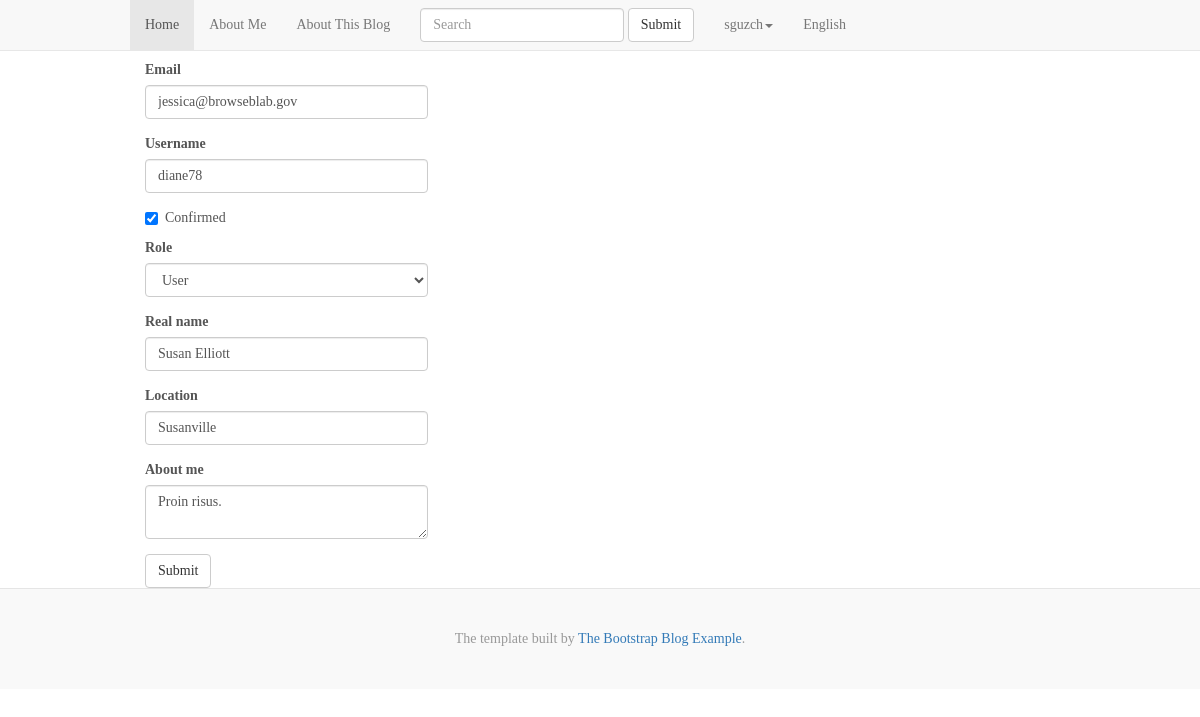
/edit-profile/3 (signed in), run on the app's committed database.
### app/models.py (models this page shows, shortened)
class User(UserMixin, db.Model):
    __tablename__ = 'users'
    id = db.Column(db.Integer, primary_key=True)
    email = db.Column(db.String(64), unique=True, index=True)
    username = db.Column(db.String(64), unique=True, index=True)
    password_hash = db.Column(db.String(128))
    role_id = db.Column(db.Integer, db.ForeignKey('roles.id'))
    confirmed = db.Column(db.Boolean, default=False)
    name = db.Column(db.String(64))
    location = db.Column(db.String(64))
    about_me = db.Column(db.Text())
    member_since = db.Column(db.DateTime(), default=datetime.utcnow)
    last_seen = db.Column(db.DateTime(), default=datetime.utcnow)
    avatar_hash = db.Column(db.String(32))
    posts = db.relationship('Post', backref='author', lazy='dynamic')
    followed = db.relationship('Follow',
                               foreign_keys=[Follow.follower_id],
			       backref=db.backref('follower', lazy='joined'),
			       lazy='dynamic',
			       cascade='all, delete-orphan')
    followers = db.relationship('Follow',
                                foreign_keys=[Follow.followed_id],
				backref=db.backref('followed', lazy='joined'),
				lazy='dynamic',
				cascade='all, delete-orphan')
    comments = db.relationship('Comment', backref='author', lazy='dynamic')
    @property
    def password(self):
        raise AttributeError('password is not a readable attribute')
    def can(self, permissions):
        return self.role is not None and \
	    (self.role.permissions & permissions) == permissions
    def ping(self):
        self.last_seen = datetime.utcnow()
	db.session.add(self)
	db.session.commit()

### app/main/views.py (the view, shortened to what this page needs)
@main.route('/edit-profile/<int:id>', methods=['GET', 'POST'])
@login_required
@admin_required
def edit_profile_admin(id):
    user = User.query.get_or_404(id)
    form = EditProfileAdminForm(user=user)
    form.email.data = user.email
    form.username.data = user.username
    form.confirmed.data = user.confirmed
    form.role.data = user.role_id
    form.name.data = user.name
    form.location.data = user.location
    form.about_me.data = user.about_me
    db.session.commit()
    return render_template('edit_profile.html', form=form, user=user)

### app/main/forms.py (shortened to what this page needs)
class EditProfileAdminForm(Form):
    email = StringField('Email', validators=[Required(), Length(1, 64),
                                             Email()])
    username = StringField('Username', validators=[
        Required(), Length(1, 64), Regexp('^[A-Za-z][A-Za-z0-9_.]*$', 0,
	                                  'Username must have only letters,'                                          'numbers,dots or underscores')])
    confirmed = BooleanField('Confirmed')
    role = SelectField('Role', coerce=int)
    name = StringField('Real name', validators=[Length(0, 64)])
    location = StringField('Location', validators=[Length(0, 64)])
    about_me = TextAreaField('About me')
    submit = SubmitField('Submit')
    def __init__(self, user, *args, **kwargs):
        super(EditProfileAdminForm, self).__init__(*args, **kwargs)
	self.role.choices = [(role.id, role.name)
	                     for role in Role.query.order_by(Role.name).all()]
	self.user = user

### app/auth/views.py (called while the page is built)
@auth.before_app_request
def before_request():
    if current_user.is_authenticated():
        current_user.ping()
        if not current_user.confirmed \
	        and request.endpoint[:5] != 'auth.':
	    return redirect(url_for('auth.unconfirmed'))

### app/main/__init__.py (called while the page is built)
@main.app_context_processor
def inject_permissions():
    return dict(Permission=Permission)

### app/models.py (called while the page is built)
@login_manager.user_loader
def loader_user(user_id):
    return User.query.get(int(user_id))

### app/templates/edit_profile.html (shortened to what this page needs)
{% extends "base.html" %}
{% import "bootstrap/wtf.html" as wtf %}
{% block body %}
  {% block navbar %}
    {{ super() }}
  {% endblock %}
  {% block content %}
    <div class="container">
      <div class="col-md-4">
      {{ wtf.quick_form(form) }}
      </div>
    </div>
  {% endblock %}
  {% block foot %}
    {{ super() }}
  {% endblock %}
{% endblock %}

### app/templates/base.html (shortened to what this page needs)
{% extends "bootstrap/base.html" %}
  {% block head %}
    {{ super() }}
    <link href="../static/blog.css" rel="stylesheet">
  {% endblock %}
  {% block body %}
    {% block navbar %}
      <nav class="navbar navbar-default navbar-fixed-top">
        <div class="container">
	  <div id="navbar" class="navbar-collapse collapse">
	    <ul class="nav navbar-nav">
	      <li class="active"><a href="/">Home</a></li>
	      <li><a href="#about">About Me</a></li>
	      <li><a href="#contact">About This Blog</a></li>
	      <li>
	        <form class="navbar-form" role="search">
		  <div class="form-group">
		    <input type="text" class="form-control" placeholder="Search">
		  </div>
		  <button type="submit" class="btn btn-default">Submit</button>
		</form>
	      </li>
	      <ul class="nav navbar-nav navbar-right">
	        {% if current_user.is_authenticated() %}
		<li class="dropdown">
		  <a href="#" class="dropdown-toggle" data-toggle="dropdown" role="button"
		    aria-haspopup="true" aria-expanded="false">{{ current_user.username }}<span class=                    "caret"></span></a>
		</li>
		{% else %}
		<li><a href="{{ url_for('auth.login') }}">Sign In</a></li>
		{% endif %}
	      <li><a href="#">English</a></li>
	    </ul>
	  </div>
	</div>
      </nav>
  {% endblock %}
    {% block foot %}
    <footer class="blog-footer">
      <div class="container">
      <p>The template built  by <a href="http://getbootstrap.com/examples/blog">The Bootstrap Blog Example</a>.</p>
      </div>
    </footer>
    {% endblock %}
  {% endblock %}

### bootstrap/wtf.html (shortened to what this page needs)
{% macro _hz_form_wrap(horizontal_columns, form_type, add_group=False, required=False) %}
{{caller()}}
{% endmacro %}
{% macro form_field(field,
                    form_type="basic",
                    horizontal_columns=('lg', 2, 10),
                    button_map={}) %}
{% if field.flags.required and not required in kwargs %}
{% set kwargs = dict(required=True, **kwargs) %}
{% endif %}
{% if field.widget.input_type == 'checkbox' %}
  {% call _hz_form_wrap(horizontal_columns, form_type, True, required=required) %}
    <div class="checkbox">
      <label>
        {{field()|safe}} {{field.label.text|safe}}
      </label>
    </div>
  {% endcall %}
{%- elif field.type == 'SubmitField' -%}
  {% call _hz_form_wrap(horizontal_columns, form_type, True, required=required) %}
    {{field(class='btn btn-%s' % button_map.get(field.name, 'default'), **kwargs)}}
  {% endcall %}
{% else -%}
  <div class="form-group {% if field.errors %} has-error{% endif -%}
                         {%- if field.flags.required %} required{% endif -%}
  ">
      {%- if form_type == "inline" %}
        {{field.label(class="sr-only")|safe}}
        {% if field.type == 'FileField' %}
          {{field(**kwargs)|safe}}
        {% else %}
          {{field(class="form-control", **kwargs)|safe}}
        {% endif %}
      {%- else -%}
        {{field.label(class="control-label")|safe}}
        {{field(class="form-control", **kwargs)|safe}}
      {%- endif %}
  </div>
{% endif %}
{% endmacro %}
{% macro quick_form(form,
                    action="",
                    method="post",
                    extra_classes=None,
                    role="form",
                    form_type="basic",
                    horizontal_columns=('lg', 2, 10),
                    enctype=None,
                    button_map={},
                    id="") %}
{%- set _enctype = [] %}
{%- if enctype is none -%}
  {%- for field in form %}
    {%- if field.type == 'FileField' %}
      {%- set _ = _enctype.append('multipart/form-data') -%}
    {%- endif %}
  {%- endfor %}
{%- else %}
  {% set _ = _enctype.append(enctype) %}
{%- endif %}
<form
  {%- if action != None %} action="{{action}}"{% endif -%}
  {%- if method %} method="{{method}}"{% endif %}
  class="form
  "
  {%- if role %} role="{{role}}"{% endif -%}
  >
  {%- for field in form %}
    {% if not bootstrap_is_hidden_field(field) -%}
      {{ form_field(field,
                    form_type=form_type,
                    horizontal_columns=horizontal_columns,
                    button_map=button_map) }}
    {%- endif %}
  {%- endfor %}
</form>
{%- endmacro %}

### app/static/blog.css (style rules this page uses)
body { font-family: Georgia, "Times New Roman", Times, serif; padding-top: 60px; color: #555; }
@media (min-width: 1200px) { .container { width: 970px; } }
.blog-footer { padding: 40px 0; color: #999; text-align: center; background-color: #f9f9f9; border-top: 1px solid #e5e5e5; }
.blog-footer p:last-child { margin-bottom: 0; }

### data on the page
User: username "sguzch"
User: email "jessica@browseblab.gov" "diane78" "User" "Susan Elliott" "Susanville" "Proin risus.", confirmed "☑"

### other printed values
{{ field.label(class="control-label")|safe }} "Email" "Username" "Role" "Real name" "Location" "About me"
{{ field.label.text|safe }} "Confirmed"
